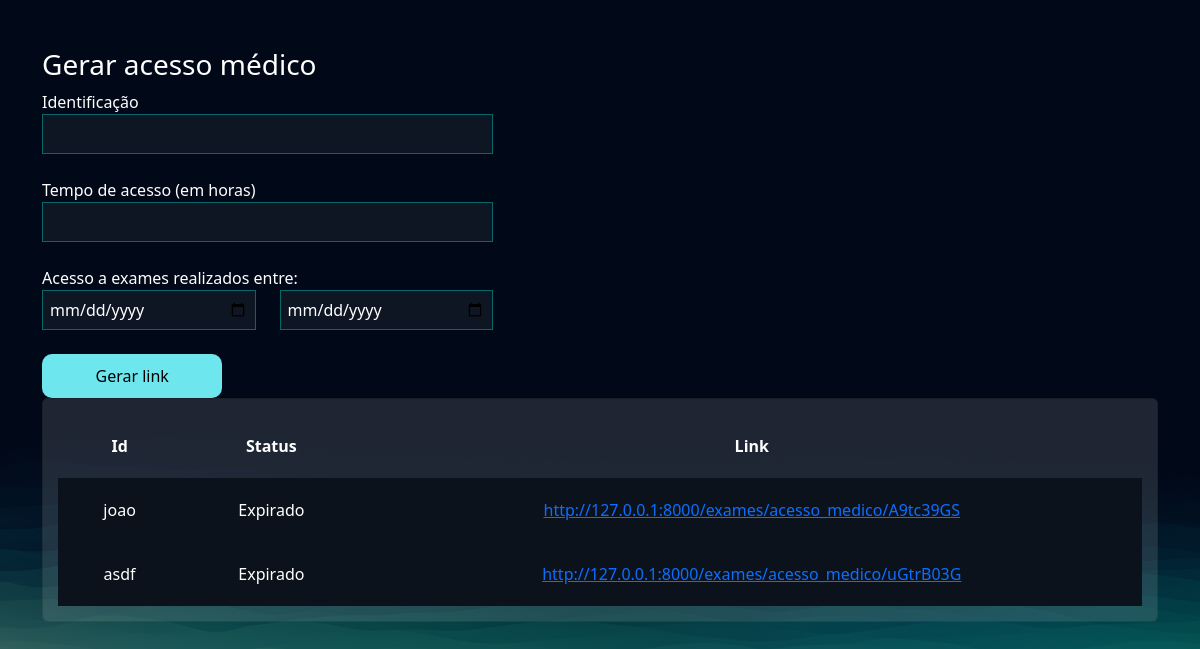
Screenshot of /exames/gerar_acesso_medico/ (signed in) with the database file from the repository.
### exames/models.py (models this page shows, shortened)
class AcessoMedico(models.Model):
    usuario = models.ForeignKey(User, on_delete=models.DO_NOTHING)
    identificacao = models.CharField(max_length=50)
    tempo_de_acesso = models.IntegerField() # Em horas
    criado_em = models.DateTimeField()
    data_exames_iniciais = models.DateField()
    data_exames_finais = models.DateField()
    token = models.CharField(max_length=20,null=True,blank=True)
    @property
    def status(self):
        return 'Expirado' if timezone.now() > (self.criado_em + timedelta(hours=self.tempo_de_acesso)) else 'Ativo'
    @property
    def url(self):
        return f"http://127.0.0.1:8000/exames/acesso_medico/{self.token}"

### exames/views.py (the view, shortened to what this page needs)
# urls.py: path('gerar_acesso_medico/', views.gerar_acesso_medico, name="gerar_acesso_medico"),
@login_required
def gerar_acesso_medico(request):
    if request.method == "GET":
        acessos_medicos = AcessoMedico.objects.filter(usuario =request. user)
        return render(request, 'gerar_acesso_medico.html', {'acessos_medicos': acessos_medicos})

### exames/templates/gerar_acesso_medico.html (shortened to what this page needs)
{% extends "bases/bases.html" %}
{% load static %}
{% block 'head' %}
    <link href="{% static 'exames/css/css.css' %}" rel="stylesheet">
    <link href="{% static 'exames/css/gerenciar_pedidos.css' %}" rel="stylesheet">
{% endblock 'head' %}
{% block 'conteudo' %}
    <br>
    <br>
    <div class="container">
        <div class="row">
            <div class="col-md-5">
                <h3>Gerar acesso médico</h3>
                <form action="{% url "gerar_acesso_medico" %}" method="POST">{% csrf_token %}
                    <label for="">Identificação</label>
                    <br>
                    <input style="width: 100%" type="text" name="identificacao" id="" class="input-default">
                    <br>
                    <br>
                    <label for="">Tempo de acesso (em horas)</label>
                    <br>
                    <input style="width: 100%" type="number" name="tempo_de_acesso" id="" class="input-default">
                    <br>
                    <br>
                    <div class="row">
                        <label for="">Acesso a exames realizados entre:</label>
                        <div class="col-md">
                            <input style="width: 100%" type="date" name="data_exame_inicial" id="" class="input-default">
                        </div>
                        <div class="col-md">
                            <input style="width: 100%" type="date" name="data_exame_final" id="" class="input-default">
                            <br>
                            <br>
                        </div>
                    </div>
                    <input style="width: 40%" type="submit" class="btn-default" value="Gerar link">
                </form>
            </div>
            <div class="col-md">
                <div class="card">
                    <table style="text-align: center">
                        <tr>
                          <th>Id</th>
                          <th>Status</th>
                          <th>Link</th>
                        </tr>
                        {% for acesso in acessos_medicos  %}
                        <tr class="linha-tabela">
                            <td>{{acesso.identificacao}}</td>
                            <td>{{acesso.status}}</td>
                            <td><a href="{{acesso.url}}">{{acesso.url}}</a></td>
                        </tr>
                         {% endfor %}
                    </table>
                </div>
            </div>
        </div>
    </div>
{% endblock 'conteudo' %}

### templates/static/geral/css/base.css (style rules this page uses)
:root { --main-color: #151C34; --dark-color: #0C121C ; --light-color: #6DE6EE; --contrast-color: #f4c96b; --differential-color: #066668; }
* { color: white }
.input-default { background-color: rgba(255,255,255,0.05); border: 1px solid var(--differential-color); padding: 7px; width: 50%; }
.btn-default { background-color: var(--light-color); color: black; width: 15%; padding: 10px; border: none; border-radius: 10px; }

### templates/static/exames/css/css.css (style rules this page uses)
body { background-image: url('/static/geral/img/bg2.png'); background-size: cover; }
.card { background-color: rgba(217, 217, 217, .14); color: white; padding: 15px; }

### templates/static/exames/css/gerenciar_pedidos.css (style rules this page uses)
.linha-tabela { background-color: var(--dark-color); height: 20px; }
td, th { padding: 20px; }

### rows the page displays
AcessoMedico: identificacao "joao", status "Expirado", url "http://127.0.0.1:8000/exames/acesso_medico/A9tc39GS"
AcessoMedico: identificacao "asdf", status "Expirado", url "http://127.0.0.1:8000/exames/acesso_medico/uGtrB03G"
